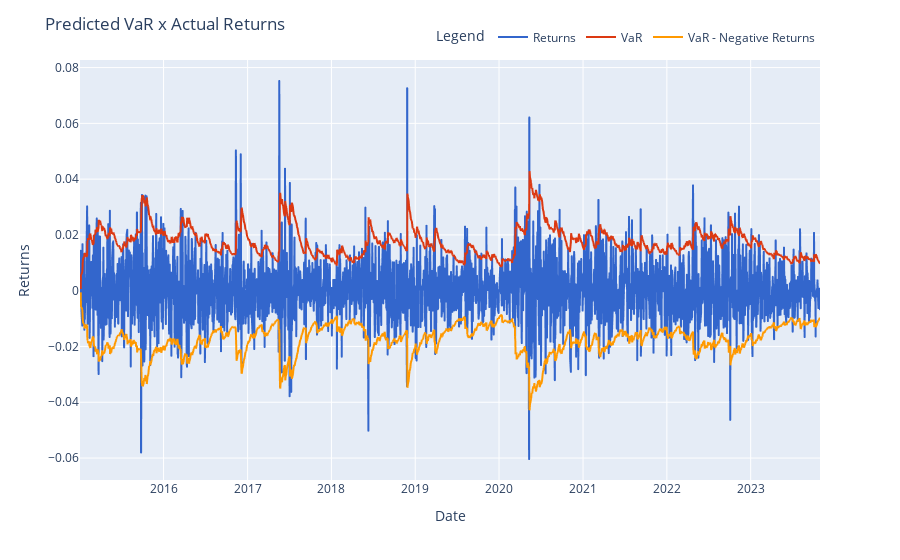
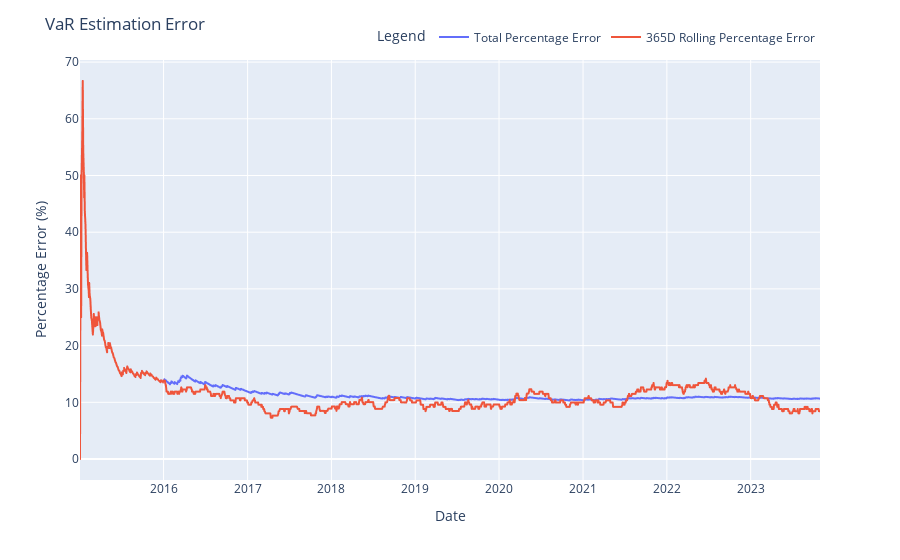

Notebook cell for these charts, in order:
### Code cell
# Define smoothing parameter (lambda) and time horizon
lambda_value = 0.94  # You can adjust this value based on your preference
time_horizon = 1     # For daily VaR, set time_horizon to 1
risk_percentile = 0.95

ewma_var = compute_ewma_var(returns, lambda_value, time_horizon, risk_percentile)

### Figure 1 — Plotly figure (JSON) as saved in the notebook; plotly's stock layout.template omitted (floating-point values rounded to 4 significant figures; data arrays with more than 128 entries replaced by an {"elided": "..."} marker saying what was removed)
{"data": [{"hovertemplate": "variable=Returns<br>Date=%{x}<br>value=%{y}<extra></extra>", "legendgroup": "Returns", "line": {"color": "#3366CC", "dash": "solid"}, "marker": {"symbol": "circle"}, "mode": "lines", "name": "Returns", "showlegend": true, "type": "scattergl", "x": {"elided": "2299 str values"}, "xaxis": "x", "y": {"elided": "2299 float values"}, "yaxis": "y"}, {"hovertemplate": "variable=VaR<br>Date=%{x}<br>value=%{y}<extra></extra>", "legendgroup": "VaR", "line": {"color": "#DC3912", "dash": "solid"}, "marker": {"symbol": "circle"}, "mode": "lines", "name": "VaR", "showlegend": true, "type": "scattergl", "x": {"elided": "2299 str values"}, "xaxis": "x", "y": {"elided": "2299 float values"}, "yaxis": "y"}, {"hovertemplate": "variable=VaR - Negative Returns<br>Date=%{x}<br>value=%{y}<extra></extra>", "legendgroup": "VaR - Negative Returns", "line": {"color": "#FF9900", "dash": "solid"}, "marker": {"symbol": "circle"}, "mode": "lines", "name": "VaR - Negative Returns", "showlegend": true, "type": "scattergl", "x": {"elided": "2299 str values"}, "xaxis": "x", "y": {"elided": "2299 float values"}, "yaxis": "y"}], "layout": {"legend": {"orientation": "h", "title": {"text": "Legend"}, "tracegroupgap": 0, "x": 1, "xanchor": "right", "y": 1.02, "yanchor": "bottom"}, "margin": {"t": 60}, "title": {"text": "Predicted VaR x Actual Returns"}, "width": 900, "xaxis": {"anchor": "y", "domain": [0, 1], "title": {"text": "Date"}}, "yaxis": {"anchor": "x", "domain": [0, 1], "title": {"text": "Returns"}}}}

### Figure 2 — Plotly figure (JSON) as saved in the notebook; plotly's stock layout.template omitted (floating-point values rounded to 4 significant figures; data arrays with more than 128 entries replaced by an {"elided": "..."} marker saying what was removed)
{"data": [{"hovertemplate": "variable=Total Percentage Error<br>Date=%{x}<br>value=%{y}<extra></extra>", "legendgroup": "Total Percentage Error", "line": {"color": "#636efa", "dash": "solid"}, "marker": {"symbol": "circle"}, "mode": "lines", "name": "Total Percentage Error", "showlegend": true, "type": "scattergl", "x": {"elided": "2299 str values"}, "xaxis": "x", "y": {"elided": "2299 float values"}, "yaxis": "y"}, {"hovertemplate": "variable=365D Rolling Percentage Error<br>Date=%{x}<br>value=%{y}<extra></extra>", "legendgroup": "365D Rolling Percentage Error", "line": {"color": "#EF553B", "dash": "solid"}, "marker": {"symbol": "circle"}, "mode": "lines", "name": "365D Rolling Percentage Error", "showlegend": true, "type": "scattergl", "x": {"elided": "2299 str values"}, "xaxis": "x", "y": {"elided": "2299 float values"}, "yaxis": "y"}], "layout": {"legend": {"orientation": "h", "title": {"text": "Legend"}, "tracegroupgap": 0, "x": 1, "xanchor": "right", "y": 1.02, "yanchor": "bottom"}, "margin": {"t": 60}, "title": {"text": "VaR Estimation Error"}, "width": 900, "xaxis": {"anchor": "y", "domain": [0, 1], "title": {"text": "Date"}}, "yaxis": {"anchor": "x", "domain": [0, 1], "title": {"text": "Percentage Error (%)"}}}}
